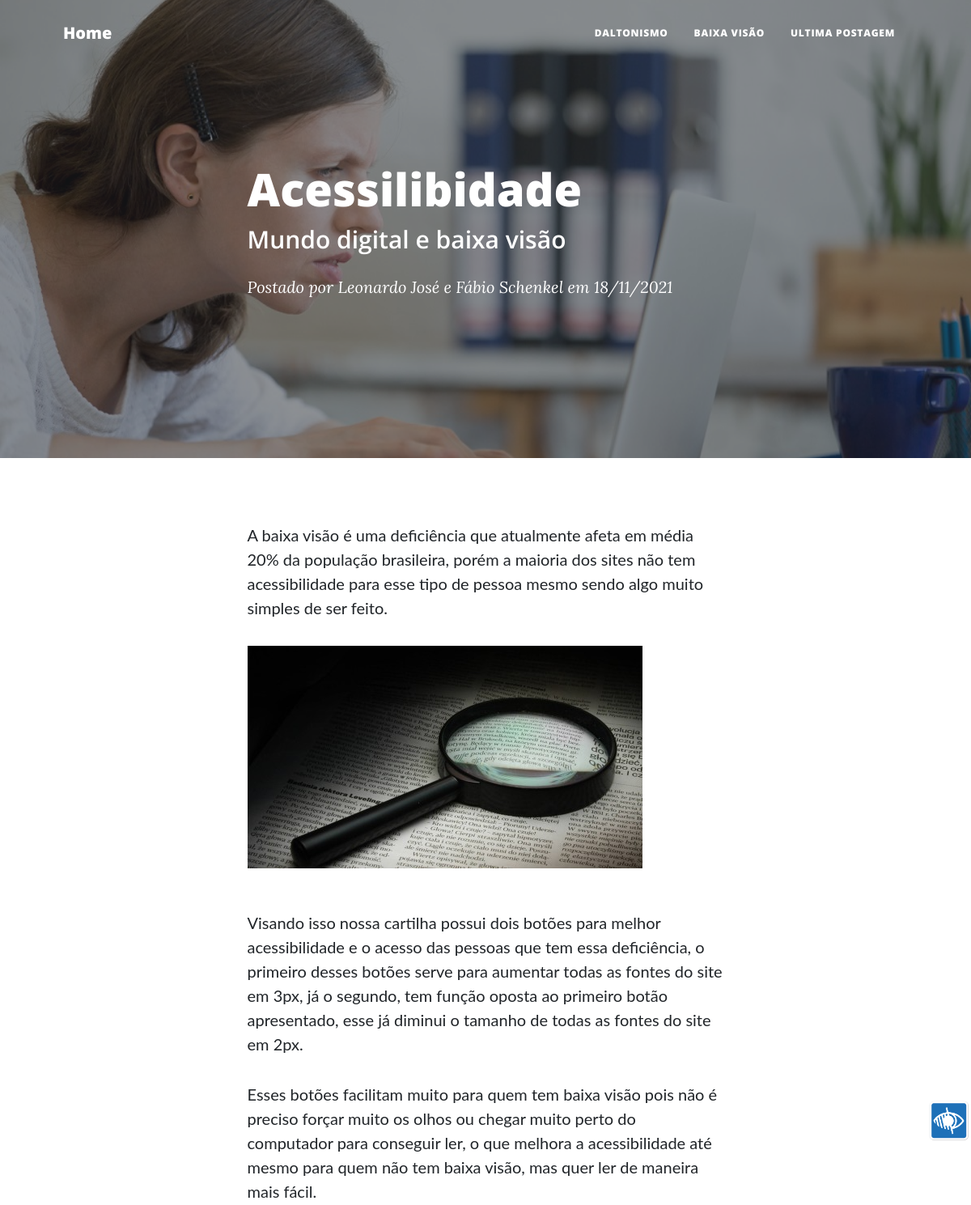
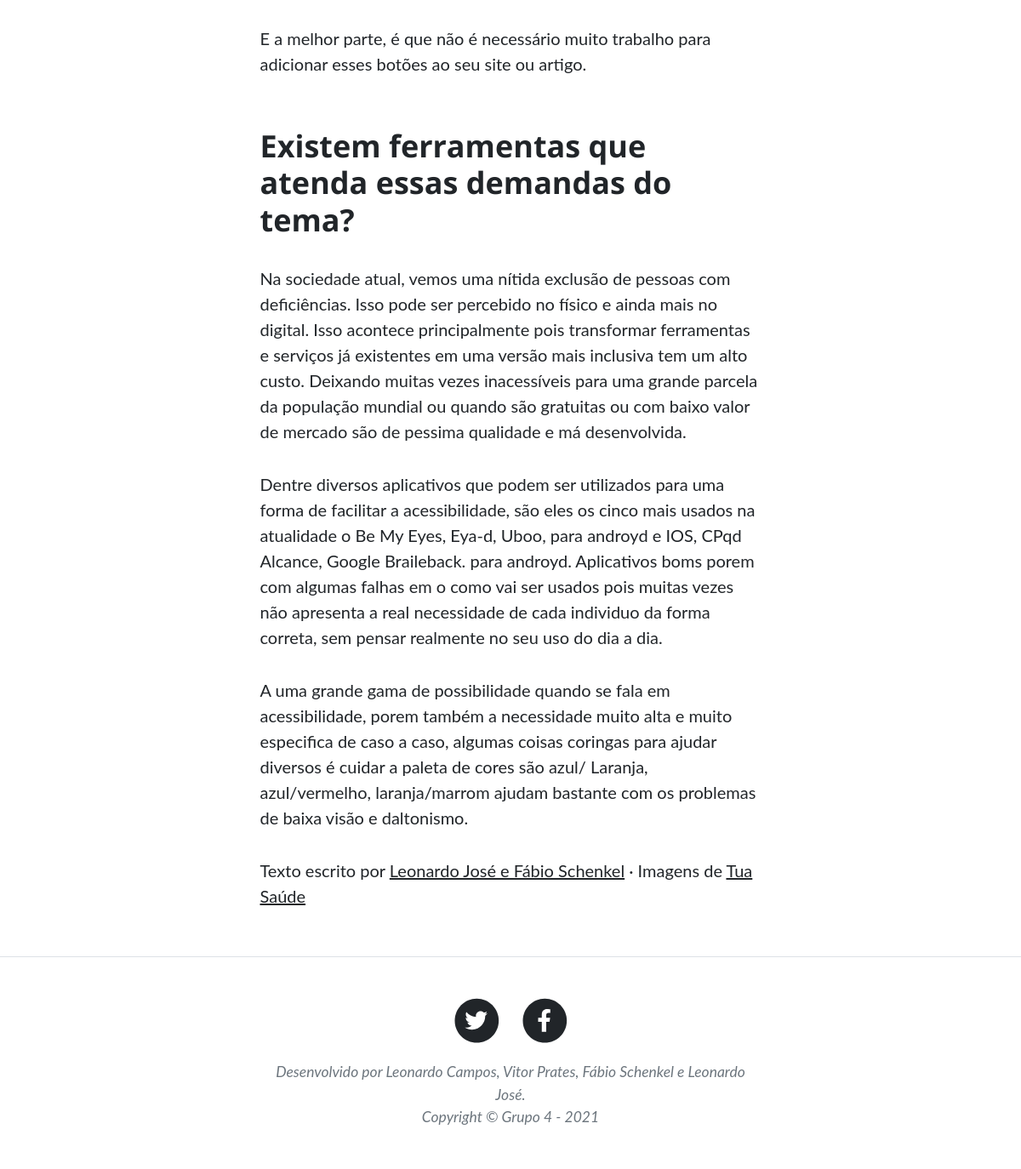
Page /post.php?pid=3 on the committed database (2 pictures, top to bottom).
### tables this page shows
CREATE TABLE `categorias` (
  `CategoriaID` int(11) NOT NULL,
  `Nome` varchar(150) NOT NULL,
  `Imagem` varchar(200) NOT NULL,
  `Descricao` varchar(200) NOT NULL
);

CREATE TABLE `posts` (
  `PostID` int(11) NOT NULL,
  `Titulo` varchar(150) NOT NULL,
  `Subtitulo` varchar(200) NOT NULL,
  `Autor` varchar(200) NOT NULL,
  `CategoriaID` int(150) NOT NULL,
  `Imagem` varchar(150) NOT NULL,
  `Data` date NOT NULL,
  `Paragrafos` mediumtext NOT NULL,
  `ImagemCONT` varchar(200) NOT NULL,
  `TextoImagemCONT` varchar(300) NOT NULL
);

### post.php (the view)
<?php
include_once "includes/head.php";
include_once "includes/menu.php";
include_once "includes/db.php";
$postId = $_GET["pid"];
?>
<?php
$sql = "SELECT * FROM posts WHERE PostID = $postId";
$resultado = mysqli_query($conn, $sql);
if ($resultado) {
    while ($row = mysqli_fetch_array($resultado)) {
        $titulo = $row['Titulo'];
        $subtitulo = $row['Subtitulo'];
        $autor = $row['Autor'];
        $imagem = $row['Imagem'];
        $data = date_create($row['Data']);
        $data = date_format($data,"d/m/Y");
        $imagemCONT = $row['ImagemCONT'];
        $textoImagemCONT = $row['TextoImagemCONT'];
        $paragrafos = $row['Paragrafos'];
        $formatado = "<p>";
        $formatado .= str_replace("%p%", "</p><p>", $paragrafos);
        $formatado = str_replace("%t%", "</p><h2 class=\"section-heading\">", $formatado);
        $formatado = str_replace("%t/%", "</h2><p>", $formatado);
        $formatado = str_replace("%ul%", "</p><ul>", $formatado);
        $formatado = str_replace("%ul/%", "</ul><p>", $formatado);
        $formatado = str_replace("%li%", "<li>", $formatado);
        $formatado = str_replace("%li/%", "</li>", $formatado);
        $formatado = str_replace("%str%", "<strong>", $formatado);
        $formatado = str_replace("%str/%", "</strong>", $formatado);
        $formatado = str_replace("%img%", "</p><a href=\"#!\"><img class=\"img-fluid\" src=\"assets/img/$imagemCONT\" alt=\"$textoImagemCONT\" /></a> <span class=\"caption text-muted\">$textoImagemCONT</span>", $formatado);
        $formatado .= "</p>";
        ?>
        <header class="masthead" style="background-image: url('assets/img/<?php echo $imagem; ?>')">
            <div class="container position-relative px-4 px-lg-5">
                <div class="row gx-4 gx-lg-5 justify-content-center">
                    <div class="col-md-10 col-lg-8 col-xl-7">
                        <div class="post-heading">
                            <h1><?php echo $titulo; ?></h1>
                            <h2 class="subheading"><?php echo $subtitulo; ?></h2>
                            <span class="meta">
                                Postado por
                                <a href="#"><?php echo $autor; ?></a>
                                em <?php echo $data; ?>
                            </span>
                        </div>
                    </div>
                </div>
            </div>
        </header>
        <?php
    }
}
?>
<article class="mb-4">
    <div class="container px-4 px-lg-5">
        <div class="row gx-4 gx-lg-5 justify-content-center">
            <div class="col-md-10 col-lg-8 col-xl-7">
                <?php
                    echo $formatado;
                ?>
                <p>
                    Texto escrito por
                    <a href="http://spaceipsum.com/"> <?php echo $autor; ?></a>
                    &middot; Imagens de
                    <a href="https://www.tuasaude.com/daltonismo/">Tua Saúde</a>
                </p>
            </div>
        </div>
    </div>
</article>
<?php
include_once "includes/footer.php";
?>

### includes/menu.php (shortened to what this page needs)
<?php
include_once "includes/db.php";
?>
<nav class="navbar navbar-expand-lg navbar-light" id="mainNav">
    <div class="container px-4 px-lg-5">
        <a class="navbar-brand" href="index.php">Home</a>
        <div class="collapse navbar-collapse" id="navbarResponsive">
            <ul class="navbar-nav ms-auto py-4 py-lg-0">
                <?php
                $sql = "SELECT * FROM categorias";
                $resultado = mysqli_query($conn, $sql);
                if ($resultado) {
                    while ($row = mysqli_fetch_array($resultado)) {
                        ?>
                        <li class="nav-item"><a class="nav-link px-lg-3 py-3 py-lg-4" href="index.php?cid=<?php echo $row['CategoriaID']; ?>"><?php echo $row['Nome']; ?></a></li>
                        <?php
                    }
                }
                ?>
                <?php
                $ultimoPost = 0;
                $sql = "SELECT * FROM posts";
                $resultado = mysqli_query($conn, $sql);
                if ($resultado) {
                    while ($row = mysqli_fetch_array($resultado)) {
                        $ultimoPost++;
                    }
                }
                ?>
                <li class="nav-item"><a class="nav-link px-lg-3 py-3 py-lg-4" href="post.php?pid=<?php echo $ultimoPost ?>">Ultima Postagem</a></li>
            </ul>
        </div>
    </div>
</nav>

### rows in the picture
categorias: Nome "DALTONISMO"
categorias: Nome "BAIXA VISÃO"
posts: Imagem (picture), Titulo "Acessilibidade", Subtitulo "Mundo digital e baixa visão", Autor "Leonardo José e Fábio Schenkel", Data "18/11/2021", Paragrafos "A baixa visão é uma deficiência que atualmente afeta em média 20% da população brasileira, porém a maioria dos sites não tem acessibilidade para esse tipo de pessoa mesmo sendo algo muito simples de ser feito. Visando isso nossa cartilha possui dois botões para melhor acessibilidade e o acesso das pessoas que tem essa deficiência, o primeiro desses botões serve para aumentar todas as fontes do site em 3px, já o segundo, tem função oposta ao primeiro botão apresentado, esse já diminui o tamanho de todas as fontes do site em 2px. Esses botões facilitam muito para quem tem baixa visão pois não é preciso forçar muito os olhos ou chegar muito perto do computador para conseguir ler, o que melhora…", Paragrafos (picture)
